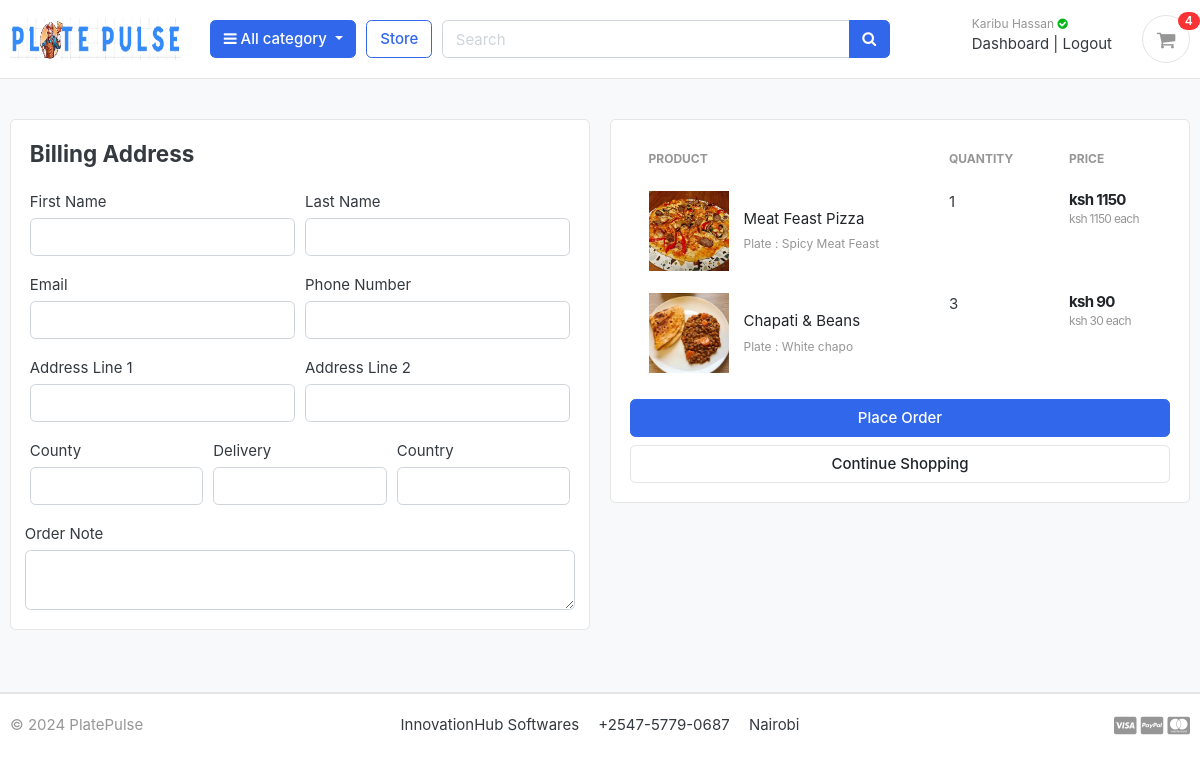
The app's page /cart/checkout/ (signed in) with its own data.
### accounts/models.py (models this page shows, shortened)
class Account(AbstractBaseUser):
    first_name      = models.CharField(max_length=50)
    last_name       = models.CharField(max_length=50)
    username        = models.CharField(max_length=50, unique=True)
    email           = models.EmailField(max_length=100, unique=True)
    phone_number    = models.CharField(max_length=50)
    date_joined     = models.DateTimeField(auto_now_add=True)
    last_login      = models.DateTimeField(auto_now_add=True)
    is_admin        = models.BooleanField(default=False)
    is_staff        = models.BooleanField(default=False)
    is_active        = models.BooleanField(default=False)
    is_superadmin        = models.BooleanField(default=False)
    USERNAME_FIELD = 'email'
    REQUIRED_FIELDS = ['username', 'first_name', 'last_name']
    objects = MyAccountManager()

### carts/models.py (models this page shows, shortened)
class CartItem(models.Model):
    user = models.ForeignKey(Account, on_delete=models.CASCADE, null=True)
    product = models.ForeignKey(Product, on_delete=models.CASCADE)
    variations = models.ManyToManyField(Variation, blank=True)
    cart    = models.ForeignKey(Cart, on_delete=models.CASCADE, null=True)
    quantity = models.IntegerField()
    is_active = models.BooleanField(default=True)
    def sub_total(self):
        return self.product.price * self.quantity

### store/models.py (models this page shows, shortened)
class Product(models.Model):
    product_name    = models.CharField(max_length=200, unique=True)
    slug            = models.SlugField(max_length=200, unique=True)
    description     = models.TextField(max_length=500, blank=True)
    price           = models.IntegerField()
    images          = models.ImageField(upload_to='photos/products')
    stock           = models.IntegerField()
    is_available    = models.BooleanField(default=True)
    category        = models.ForeignKey(Category, on_delete=models.CASCADE)
    created_date    = models.DateTimeField(auto_now_add=True)
    modified_date   = models.DateTimeField(auto_now=True)
    def get_url(self):
        return reverse('product_detail', args=[self.category.slug, self.slug])

class Variation(models.Model):
    product = models.ForeignKey(Product, on_delete=models.CASCADE)
    variation_category = models.CharField(max_length=100, choices=variation_category_choice)
    variation_value     = models.CharField(max_length=100)
    is_active           = models.BooleanField(default=True)
    created_date        = models.DateTimeField(auto_now=True)
    objects = VariationManager()

### carts/views.py (the view)
# urls.py: path('checkout/', views.checkout, name='checkout'),
@login_required(login_url='login')
def checkout(request, total=0, quantity=0, cart_items=None):
    try:
        tax = 0
        grand_total = 0
        if request.user.is_authenticated:
            cart_items = CartItem.objects.filter(user=request.user, is_active=True)
        else:
            cart = Cart.objects.get(cart_id=_cart_id(request))
            cart_items = CartItem.objects.filter(cart=cart, is_active=True)
        for cart_item in cart_items:
            total += (cart_item.product.price * cart_item.quantity)
            quantity += cart_item.quantity
        tax = (2 * total)/100
        grand_total = total + tax
    except ObjectDoesNotExist:
        pass #just ignore
    context = {
        'total': total,
        'quantity': quantity,
        'cart_items': cart_items,
        'tax'       : tax,
        'grand_total': grand_total,
    }
    return render(request, 'store/checkout.html', context)

### carts/context_processors.py (called while the page is built)
def counter(request):
    cart_count = 0
    if 'admin' in request.path:
        return {}
    else:
        try:
            cart = Cart.objects.filter(cart_id=_cart_id(request))
            if request.user.is_authenticated:
                cart_items = CartItem.objects.all().filter(user=request.user)
            else:
                cart_items = CartItem.objects.all().filter(cart=cart[:1])
            for cart_item in cart_items:
                cart_count += cart_item.quantity
        except Cart.DoesNotExist:
            cart_count = 0
    return dict(cart_count=cart_count)

### carts/views.py (called while the page is built)
def _cart_id(request):
    cart = request.session.session_key
    if not cart:
        cart = request.session.create()
    return cart

### category/context_processors.py (called while the page is built)
def menu_links(request):
    links = Category.objects.all()
    return dict(links=links)

### category/models.py (called while the page is built)
    def get_url(self):
            return reverse('products_by_category', args=[self.slug])

### templates/store/checkout.html (shortened to what this page needs)
{% extends 'base.html' %}
{% load static %}
{% block content %}
<section class="section-content padding-y bg">
<div class="container">
<div class="row">
	<aside class="col-lg-6">
<div class="card">
  <div class="card-body">
    <h4 class="card-title mb-4">Billing Address</h4>
    <form action="{% url 'place_order' %}" method="POST">
      <div class="form-row">
        <div class="col form-group">
          <label for="">First Name</label>
          <input type="text" name="first_name" class="form-control" required>
        </div>
        <div class="col form-group">
          <label for="">Last Name</label>
          <input type="text" name="last_name" class="form-control" required>
        </div>
      </div>
      <div class="form-row">
        <div class="col form-group">
          <label for="">Email</label>
          <input type="email" name="email" class="form-control" required>
        </div>
        <div class="col form-group">
          <label for="">Phone Number</label>
          <input type="text" name="phone" class="form-control" required>
        </div>
      </div>
      <div class="form-row">
        <div class="col form-group">
          <label for="">Address Line 1</label>
          <input type="text" name="address_line_1" class="form-control" required>
        </div>
        <div class="col form-group">
          <label for="">Address Line 2</label>
          <input type="text" name="address_line_2" class="form-control">
        </div>
      </div>
      <div class="form-row">
        <div class="col form-group">
          <label for="">County</label>
          <input type="text" name="city" class="form-control" required>
        </div>
        <div class="col form-group">
          <label for="">Delivery</label>
          <input type="text" name="state" class="form-control" required>
        </div>
        <div class="col form-group">
          <label for="">Country</label>
          <input type="text" name="country" class="form-control" required>
        </div>
        </div>
        <div class="form-row">
          <label for="">Order Note</label>
          <textarea name="order_note" rows="2" class="form-control"></textarea>
        </div>
  </div>
</div>
<br>
	</aside>
	<aside class="col-lg-6">
		<div class="card">
		<div class="card-body">
      <table class="table table-borderless table-shopping-cart">
      <thead class="text-muted">
      <tr class="small text-uppercase">
        <th scope="col">Product</th>
        <th scope="col" width="120">Quantity</th>
        <th scope="col" width="120">Price</th>
      </tr>
      </thead>
      <tbody>
      {% for cart_item in cart_items %}
      <tr>
      	<td>
      		<figure class="itemside align-items-center">
      			<div class="aside"><img src="{{ cart_item.product.images.url }}" class="img-sm"></div>
      			<figcaption class="info">
      				<a href="{{ cart_item.product.get_url }}" class="title text-dark">{{ cart_item.product.product_name }}</a>
      				<p class="text-muted small">
      					{% if cart_item.variations.all %}
      						{% for item in cart_item.variations.all %}
      							{{ item.variation_category | capfirst }} : {{ item.variation_value | capfirst }} <br>
      						{% endfor %}
      					{% endif %}
      				</p>
      			</figcaption>
      		</figure>
      	</td>
      	<td>
      				<label for="">{{cart_item.quantity}}</label>
      	</td>
      	<td>
      		<div class="price-wrap">
      			<var class="price">ksh {{ cart_item.sub_total }}</var>
      			<small class="text-muted"> ksh {{ cart_item.product.price }} each </small>
      		</div>
      	</td>
      </tr>
      {% endfor %}
      </tbody>
      </table>
      <button type="submit" name="submit" class="btn btn-primary btn-block">Place Order</button>
			<a href="{% url 'store' %}" class="btn btn-light btn-block">Continue Shopping</a>
		</div>
		</div>
</aside>
</div>
</div>
</section>
{% endblock %}

### templates/includes/navbar.html (shortened to what this page needs)
{% load static %}
<header class="section-header">
<section class="header-main border-bottom">
  <div class="container">
<div class="row align-items-center">
  <div class="col-lg-2 col-md-3 col-6">
    <a href="{% url 'home' %}" class="brand-wrap">
      <img  class="logo"  src="{% static 'img/logo.png'%}" alt="logo">
    </a>
  </div>
  <div class="col-lg col-sm col-md col-6 flex-grow-0">
    <div class="category-wrap dropdown d-inline-block float-right">
      <button type="button" class="btn btn-primary dropdown-toggle" data-toggle="dropdown">
        <i class="fa fa-bars"></i> All category
      </button>
    </div>
  </div>
  <a href="{% url 'store' %}" class="btn btn-outline-primary">Store</a>
  <div class="col-lg  col-md-6 col-sm-12 col">
    <form action="{% url 'search' %}" class="search" method='GET'>
      <div class="input-group w-100">
          <input type="text" class="form-control" style="width:60%;" placeholder="Search" name="keyword">
          <div class="input-group-append">
            <button class="btn btn-primary" type="submit">
              <i class="fa fa-search"></i>
            </button>
          </div>
        </div>
    </form>
  </div>
  <div class="col-lg-3 col-sm-6 col-8 order-2 order-lg-3">
        <div class="d-flex justify-content-end mb-3 mb-lg-0">
          {% if user.id is None %}
          <div class="widget-header">
            <small class="title text-muted">Welcome guest!</small>
            <div>
              <a href="{% url 'login' %}">Login</a> <span class="dark-transp"> | </span>
              <a href="{% url 'register' %}"> Register</a>
            </div>
          </div>
          {% else %}
          <div class="widget-header">
            <small class="title text-muted">Karibu {{user.first_name}} <i class="fa fa-check-circle text-success" aria-hidden="true"></i></small>
            <div>
              <a href="{% url 'dashboard' %}">Dashboard</a> <span class="dark-transp"> | </span>
              <a href="{% url 'logout' %}"> Logout</a>
            </div>
          </div>
          {% endif %}
          <a href="{% url 'cart' %}" class="widget-header pl-3 ml-3">
            <div class="icon icon-sm rounded-circle border"><i class="fa fa-shopping-cart"></i></div>
            <span class="badge badge-pill badge-danger notify">{{cart_count}}</span>
          </a>
        </div>
      </div>
</div>
  </div>
</section>
</header>

### static/css/ui.css (style rules this page uses)
html { font-family: "Inter", sans-serif; font-size: 15px; }
.price-wrap { letter-spacing: -0.7px; }
.icon-xs, .icon-sm, .icon-md, .icon-lg { display: inline-block; text-align: center; flex-shrink: 0; flex-grow: 0; }
.icon-sm { width: 48px; height: 48px; line-height: 48px !important; font-size: 20px; }
.img-xs, .img-sm, .img-md, .img-lg { -o-object-fit: cover; object-fit: cover; flex-shrink: 0; flex-grow: 0; }
.img-sm { width: 80px; height: 80px; }
.padding-y { padding-top: 40px; padding-bottom: 40px; }
var { font-style: normal; }
figure { margin-bottom: 0; }
article:after, .form-group:after { display: block; clear: both; content: ""; }
.bg { background-color: #f8f9fa; }
p:last-child { margin-bottom: 0; }
.header-main { position: relative; padding-top: 1rem; padding-bottom: 1rem; }
.brand-wrap .logo, .navbar-brand .logo { margin-right: 7px; max-height: 42px; display: inline-block; }
.widget-header { display: inline-block; vertical-align: middle; position: relative; }
.widget-header a { color: #343a40; }
.widget-header i { color: #969696; }
.widget-header .title { display: block; }
.widget-header .notify { position: absolute; top: -3px; right: -10px; }
.btn-light { background-color: #fff; border-color: #e4e4e4; }
.itemside { position: relative; display: flex; width: 100%; }
.itemside .aside { position: relative; flex-shrink: 0; }
.itemside .info { padding-left: 15px; padding-right: 7px; }
.itemside p { margin-bottom: 0; }
.itemside .title { display: block; margin-bottom: 5px; color: #212529; }
.notify { position: absolute; top: -4px; right: -10px; display: inline-block; padding: 0.25em 0.6em; font-size: 12px; line-height: 1; text-align: center; border-radius: 3rem; color: #fff; background-color: #fa3434; }
.price { font-weight: 600; color: #212529; }
.table-shopping-cart.table td, .table-shopping-cart.table th { padding-left: 1.25rem; padding-right: 1.25rem; }
.table-shopping-cart .price-wrap { line-height: 1.2; }
.table-shopping-cart .price { font-weight: bold; margin-right: 5px; display: block; }

### records on screen
Account: first_name "Hassan"
CartItem: product.images (picture), product.product_name "Meat Feast Pizza", quantity "1", sub_total "1150", product.price "1150"
Variation: variation_category "Plate", variation_value "Spicy Meat Feast"
CartItem: product.images (picture), product.product_name "Chapati & Beans", quantity "3", sub_total "90", product.price "30"
Variation: variation_category "Plate", variation_value "White chapo"

### other values on screen
{{ cart_count }} "4"
